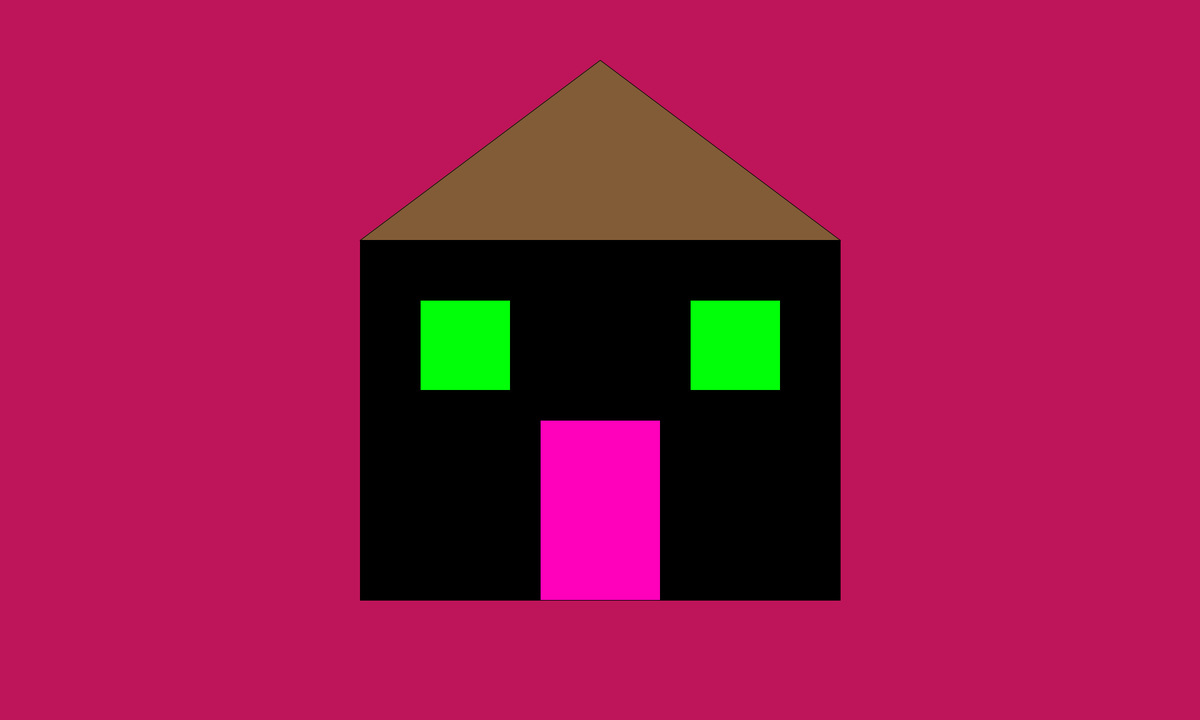
Frame 1 (no input)
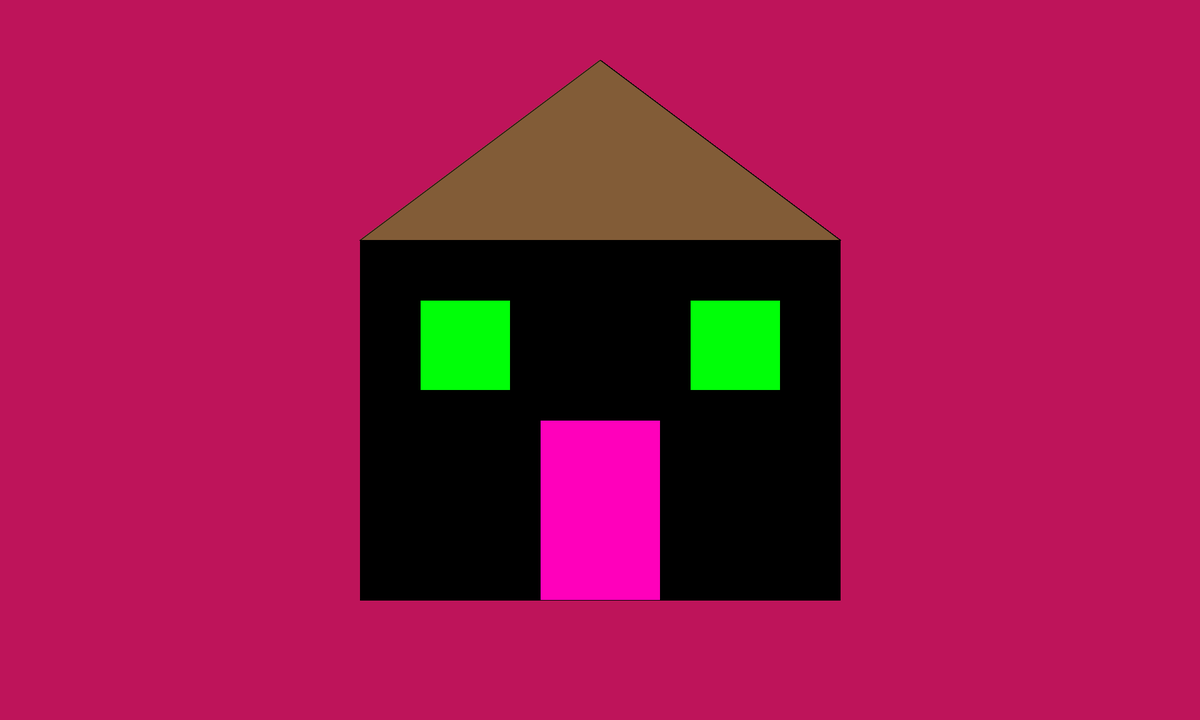
Frame 60 (the mouse pressed at the canvas centre just before this capture)
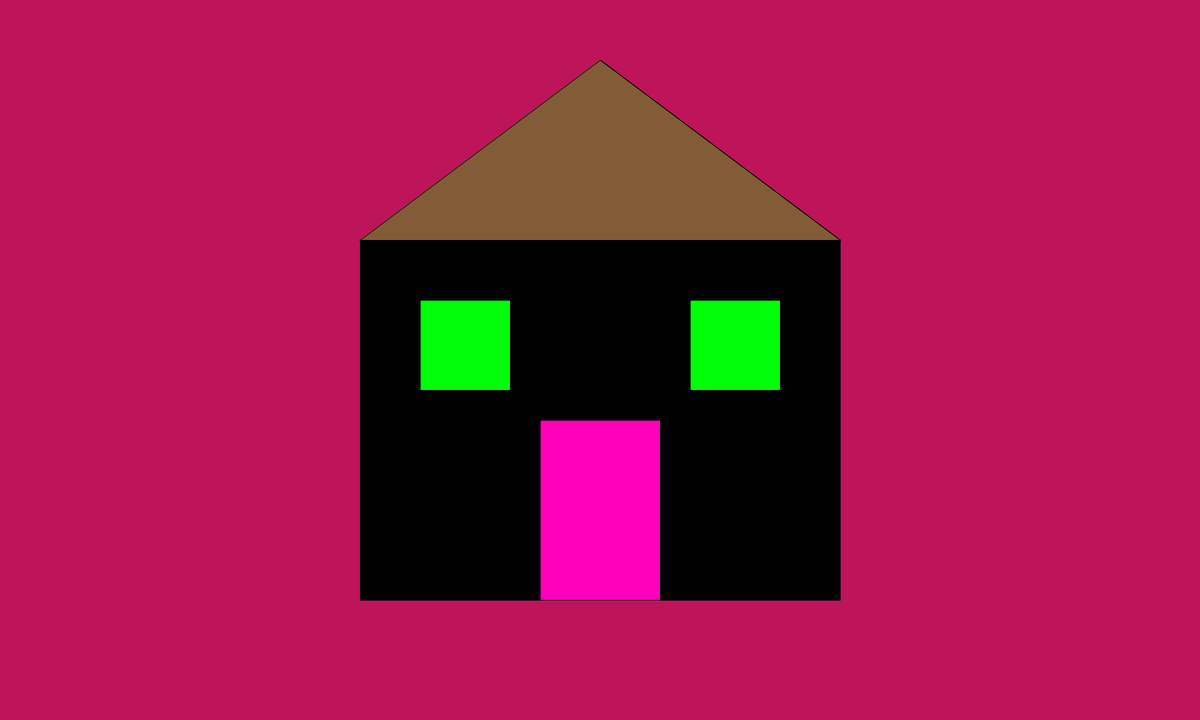
Frame 120 (the mouse held since frame 60 and released just before this capture)

The Processing sketch that drew these frames (run headless with seeded random() and noise(); from frame 60 on, the mouse is pressed at the canvas centre):

// Processing sketch: house
// ── house.pde
void setup() {
  size(2000, 1200);
  background(190, 20, 90);
}


void draw() {
  fill(130, 92, 55);
  triangle (600, 400, 1000, 100, 1400, 400);
  fill(0);
  rect(600, 400, 800, 600);
  fill(255, 0, 187);
  rect(900, 700, 200, 300);
  fill(0, 255, 8);
  rect(700, 500, 150, 150);
  rect(1150, 500, 150, 150);
  
  
}

// triangle(x1, y1, x2, y2, x3, y3)
// rect(x, y, w, h)
